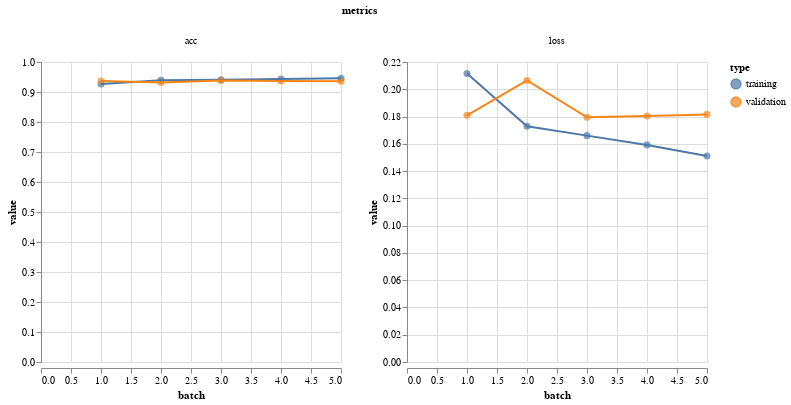

Notebook cell for this chart:
### Markdown cell above
### Step 4: Evaluate the Model

### Code cell
vis.metrics(output.history)

### Figure 1 — Vega-Lite specification as saved in the notebook (floating-point values rounded to 4 significant figures)
{"$schema": "https://vega.github.io/schema/vega-lite/v2.4.3.json", "config": {"view": {"height": 300, "width": 400}}, "data": {"values": [{"batch": 1, "metrics": "acc", "type": "training", "value": 0.9269}, {"batch": 2, "metrics": "acc", "type": "training", "value": 0.9388}, {"batch": 3, "metrics": "acc", "type": "training", "value": 0.9407}, {"batch": 4, "metrics": "acc", "type": "training", "value": 0.9432}, {"batch": 5, "metrics": "acc", "type": "training", "value": 0.9458}, {"batch": 1, "metrics": "loss", "type": "training", "value": 0.2116}, {"batch": 2, "metrics": "loss", "type": "training", "value": 0.1728}, {"batch": 3, "metrics": "loss", "type": "training", "value": 0.166}, {"batch": 4, "metrics": "loss", "type": "training", "value": 0.1592}, {"batch": 5, "metrics": "loss", "type": "training", "value": 0.1511}, {"batch": 1, "metrics": "acc", "type": "validation", "value": 0.9368}, {"batch": 2, "metrics": "acc", "type": "validation", "value": 0.9318}, {"batch": 3, "metrics": "acc", "type": "validation", "value": 0.9386}, {"batch": 4, "metrics": "acc", "type": "validation", "value": 0.9366}, {"batch": 5, "metrics": "acc", "type": "validation", "value": 0.9362}, {"batch": 1, "metrics": "loss", "type": "validation", "value": 0.1809}, {"batch": 2, "metrics": "loss", "type": "validation", "value": 0.2065}, {"batch": 3, "metrics": "loss", "type": "validation", "value": 0.1794}, {"batch": 4, "metrics": "loss", "type": "validation", "value": 0.1805}, {"batch": 5, "metrics": "loss", "type": "validation", "value": 0.1816}]}, "facet": {"column": {"field": "metrics", "type": "nominal"}}, "resolve": {"scale": {"color": "shared", "x": "shared", "y": "independent"}}, "spec": {"layer": [{"encoding": {"color": {"field": "type", "type": "nominal"}, "tooltip": [{"field": "batch", "type": "quantitative"}, {"field": "value", "type": "quantitative"}], "x": {"field": "batch", "type": "quantitative"}, "y": {"field": "value", "type": "quantitative"}}, "height": 300, "mark": {"size": 50, "type": "circle"}, "width": 300}, {"encoding": {"color": {"field": "type", "type": "nominal"}, "x": {"field": "batch", "type": "quantitative"}, "y": {"field": "value", "type": "quantitative"}}, "height": 300, "mark": "line", "width": 300}]}}
